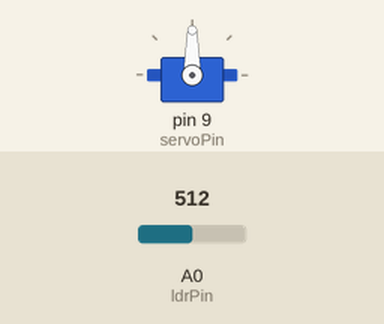
Recording of a sketch running on a simulated Arduino Uno, built with avr-gcc and run on an emulated ATmega328P. Shown: servo. Inputs (shaded band) come from the test bench; at power-on: A0 (ldrPin) = 512.

Above: at 1.2 s.
1.3 s: A0 (ldrPin) set to 716
At 2.4 s:
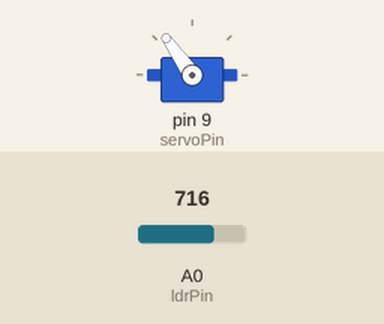
2.8 s: A0 (ldrPin) set to 900
At 3.7 s:
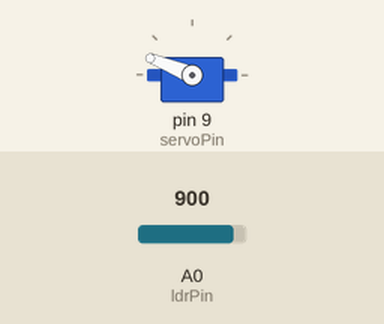
4.3 s: A0 (ldrPin) set to 1023
At 5.0 s:
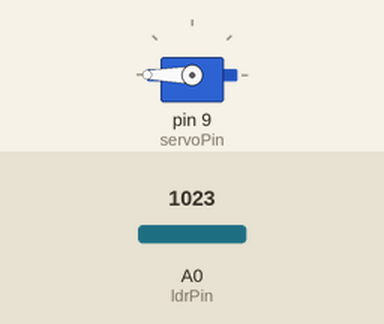
5.8 s: A0 (ldrPin) set to 306
At 6.2 s:
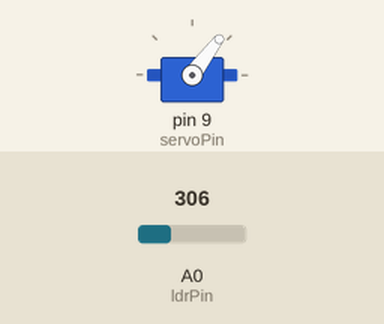
7.3 s: A0 (ldrPin) set to 122
At 8.7 s:
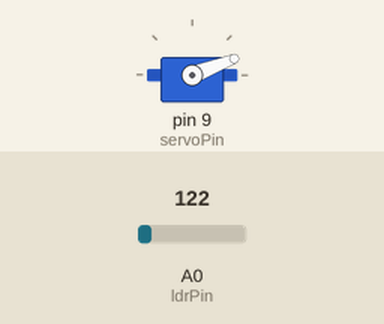
Timing chart, 0 to 9.8 s (numbered marks = the images above; inputs shaded):
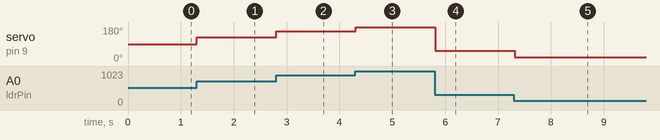

Measured:
- after the input at 1.3 s, servo on pin 9 (servoPin): 90° → 125° at once
- after the input at 2.8 s, servo on pin 9 (servoPin): 125° → 158° at once
- after the input at 4.3 s, servo on pin 9 (servoPin): 158° → 180° at once
- after the input at 5.8 s, servo on pin 9 (servoPin): 180° → 53° at once
- after the input at 7.3 s, servo on pin 9 (servoPin): 53° → 21° at once

The sketch:

LDRSERVO.ino
```cpp
/* WHEN THE LDR DETECTS LIGHT, THE VALUE INCREASES AND THE SERVO MOTOR  MOVES*/

#include <Servo.h>

int ldrPin = A0;     // LDR connected to analog pin A0
int ldrValue = 0;     // Variable to store LDR value
Servo lightIndicator; // Create servo object

int servoPin = 9;    // Servo connected to pin 9

void setup() {
  // Initialize the servo
  lightIndicator.attach(servoPin);
  // Start serial communication for debugging
  Serial.begin(9600);
}

void loop() {
  // Read the value from the LDR (0 to 1023)
  ldrValue = analogRead(ldrPin);

  // Map the LDR value to a servo angle (0 to 180 degrees)
  int servoAngle = map(ldrValue, 0, 1023, 0, 180);

  // Set the servo position based on the LDR value
  lightIndicator.write(servoAngle);

  // Wait for a short period before reading again
  delay(100);
}
```
